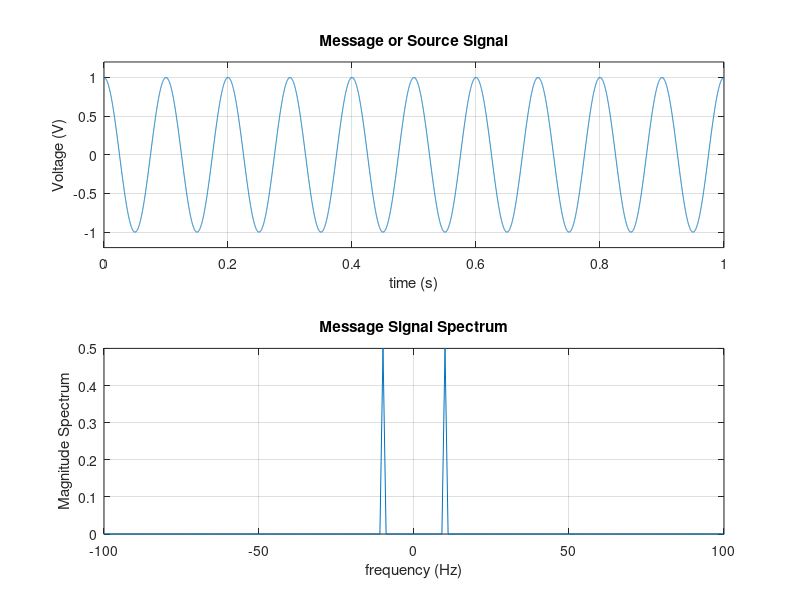
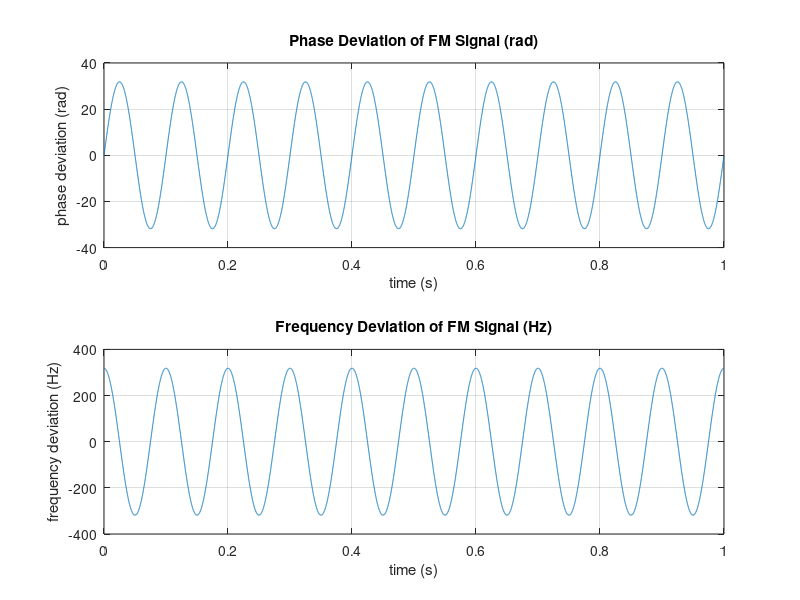
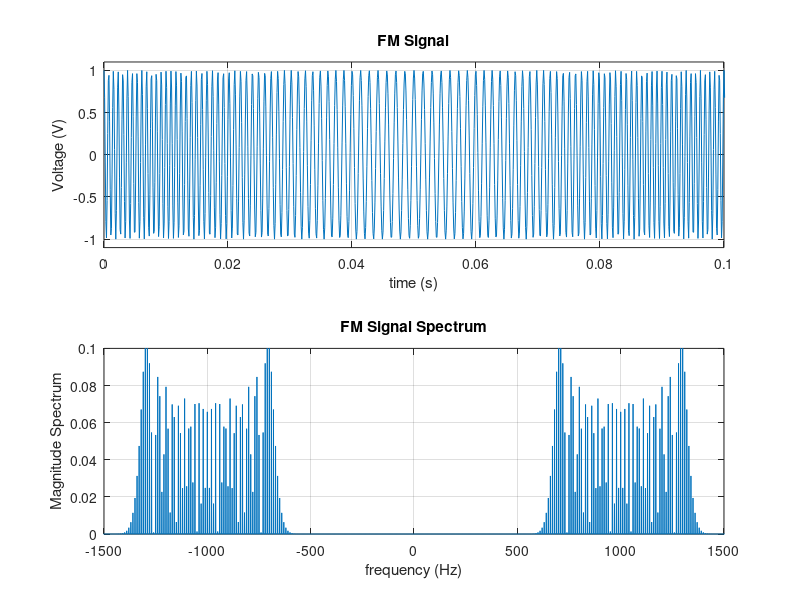

MATLAB code for these plots, in order: (Note: this script raises an error after producing the figures.)
% MATLAB script to show FM and PM demodulation using a single-tone message
% signal

clc
close all
fs = 10000;   % sampling frequency
ts = 1/fs;    % time sampling period
df = 1;       % frequency sampling period
N = fs/df;    % number of DFT smaples in the spectrum
T = 10e-2;    % time interval for plotting time domain signal
T1 = 0.1;    % shorter time interval than T to show FM modulation
fc = 1000;    % carrier frequency in Hz
A = 1;        % carrier amplitdue
kf = 2000;    % frequency deviation constant ((rad/sec)/unit of message signal)
kp = 50;     % phase deviation constant (rad/unit of message signal)
t = 0:ts:(N-1)*ts;  % time vector
Am = 1;       % message signal amplitude
fm = 10;      % signle-tone message signal frequency (fm << fc)
m = Am*cos(2*pi*fm*t); % message signal

%plotting message signal
figure;
subplot(2,1,1);
plot(t,m);
grid on;
axis([0 1 -1.2 1.2]);
title('Message or Source Signal');
xlabel('time (s)');
ylabel('Voltage (V)');

%plotting message signal spectrum
M = (1/fs) * fft(m);          % computes the Fast Fourier Transform (FFT)  
f = 0 : df : df*(N-1);        % frequency vector for the FFT
fnew = f - fs/2;              % shift the frequency vector to go from -fs/2 to fs/2
subplot(2,1,2);
plot(fnew, fftshift(abs(M))); % plots the magnitude spectrum of the message signal
grid on;
axis([-100 100 0 0.5]);
%xticks(-100:10:100);
title('Message Signal Spectrum');
xlabel('frequency (Hz)');
ylabel('Magnitude Spectrum');

% computing power and 98% bandwidth of the FM signal
disp('Power in message signal using time domain (watt) = ');
pt = trapz(t,m.^2)

disp('Power in message signal spectrum using frequency domain (watt) =');
pf = trapz(f,abs(M).^2)

pfc = cumtrapz(fnew, abs(fftshift(M)).^2);
I = find(pfc >= 0.98*pf);
disp('98% bandwidth of message signal from simulation (Hz)');
BWm = fnew(I(1))

%%%%%%%%%%%%%%%%%%%%%%%%%%%%%%%%%%%%%%%%%%%%%%%%%%%%%%%%%%%%%%%%%%%%%%%%%%%
% FM Modulation and Demodulation
%%%%%%%%%%%%%%%%%%%%%%%%%%%%%%%%%%%%%%%%%%%%%%%%%%%%%%%%%%%%%%%%%%%%%%%%%%%

% plotting phase and frequency deviation for the FM signal
figure;
pdev1 = kf * cumtrapz(t,m);         % phase deviation for FM signal
fdev1 = (1/(2*pi)) * kf * m;        % frequency deviation for FM signal (Hz)
subplot(2,1,1);
plot(t,pdev1);
grid on;
axis([0 1 -40 40]);
title('Phase Deviation of FM Signal (rad)');
xlabel('time (s)');
ylabel('phase deviation (rad)');

subplot(2,1,2);
plot(t,fdev1);
grid on;
axis([0 1 -400 400]);
title('Frequency Deviation of FM Signal (Hz)');
xlabel('time (s)');
ylabel('frequency deviation (Hz)');

%plotting FM modulated signal
figure;
s1 = A * cos(2*pi*fc*t + pdev1);         % FM modulated signal
subplot(2,1,1);
plot(t,s1);
grid on;
axis([0 T1 -1.1 1.1]);
title('FM Signal');
xlabel('time (s)');
ylabel('Voltage (V)');

% plotting FM signal spectrum
S1 = (1/fs) * fft(s1);          % Fast Fourier Transform of the modulated signal
f = 0 : df : df*(N-1);
fnew = f - fs/2;
subplot(2,1,2);
plot(fnew, fftshift(abs(S1))); % plots the magnitude spectrum of the modulated signal
grid on;
axis([-1500 1500 0 0.1]);
%xticks(-4000:500:4000);
%xtickangle(90);
title('FM Signal Spectrum');
xlabel('frequency (Hz)');
ylabel('Magnitude Spectrum');

% computing power and 98% bandwidth of the FM signal
disp('Power in the FM signal using time domain (watt) = ');
pt = trapz(t,s1.^2)

disp('Power in the FM signal spectrum using frequency domain (watt) =');
pf = trapz(f,abs(S1).^2)

disp('98% bandwidth of FM signal from simulation (Hz)');
BW_98_FM = powerbandwidth(f,fs,fc,df,S1,98)

disp('Peak frequency deviation of the FM signal (Hz)');
pfdfm = max(abs(fdev1))

disp('Deviation ratio of the FM signal');
drfm = pfdfm/BWm

disp('98% bandwidth of FM signal according to Carson''s rule (Hz)');
2 * BWm * (drfm + 1)

%plotting message signal, phase deviation, frequency deviation, and FM
%signal
figure;
subplot(4,1,1);
plot(t,m);
grid on;
axis([0 T1 -1.2 1.2]);
title('Message or Source Signal');
xlabel('time (s)');
ylabel('Voltage (V)');

subplot(4,1,2);
plot(t,pdev1);
grid on;
axis([0 T1 -35 35]);
title('Phase Deviation of FM Signal (rad)');
xlabel('time (s)');
ylabel('phase deviation (rad)');

subplot(4,1,3);
plot(t,fdev1);
grid on;
axis([0 T1 -325 325]);
title('Frequency Deviation of FM Signal (Hz)');
xlabel('time (s)');
ylabel('frequency deviation (Hz)');

subplot(4,1,4);
plot(t,s1);
grid on;
axis([0 T1 -1.2 1.2]);
title('FM Signal');
xlabel('time (s)');
ylabel('Voltage (V)');

%%%%%%%%%%%%%%%%%%%%%%%%%%%%%%%%%%%%%%%%%%%%%%%%%%%%%%%%%%%%%%%%%%%%%%%%%%%
% FM Demodulation using Frequency Discriminator
%%%%%%%%%%%%%%%%%%%%%%%%%%%%%%%%%%%%%%%%%%%%%%%%%%%%%%%%%%%%%%%%%%%%%%%%%%%
s1d = diff(s1)/ts;           % time difference (approx, differentation)
env = abs(hilbert(s1d));     % envelope = absolute value of positive analytic signal   
env = (env - 2*pi*fc)/kf;    % rescale envelope (wc + kf m(t))
figure;
subplot(2,1,1);
plot(t(:,1:length(env)),env);
grid on;
%axis([0 2*T -2.5 1.5]);
title('Demodulated Signal using Discriminator');
xlabel('time (s)')
ylabel('Voltage (V)');


%%%%%%%%%%%%%%%%%%%%%%%%%%%%%%%%%%%%%%%%%%%%%%%%%%%%%%%%%%%%%%%%%%%%%%%%%%%
% PM Modulation and Demodulation
%%%%%%%%%%%%%%%%%%%%%%%%%%%%%%%%%%%%%%%%%%%%%%%%%%%%%%%%%%%%%%%%%%%%%%%%%%%

% plotting phase and frequency deviation for the PM signal
figure;
pdev2 = kp * m;                         % phase deviation for the PM signal (rad)
fdev2 = 1/(2*pi) * diff(pdev2)/ts;      % frequency deviation for the PM signal (Hz)
subplot(2,1,1);
plot(t,pdev2);
grid on;
axis([0 1 -55 55]);
title('Phase Deviation of PM Signal (rad)');
xlabel('time (s)');
ylabel('phase deviation (rad)');

subplot(2,1,2);
plot(t(:,1:length(fdev2)),fdev2);
grid on;
axis([0 1 -510 510]);
title('Frequency Deviation of PM Signal (Hz)')
xlabel('time (s)');
ylabel('frequency deviation (Hz)');

%plotting PM signal and its spectrum
figure;
s2 = A * cos(2*pi*fc*t + pdev2);    % PM modulated signal
subplot(2,1,1);
plot(t,s2);
grid on;
axis([0 T1 -1.1 1.1]);
title('PM Signal');
xlabel('time (s)');
ylabel('Voltage (V)');

% plotting PM signal spectrum
S2 = (1/fs) * fft(s2);          % Fast Fourier Transform of the modulated signal
f = 0 : df : df*(N-1);
fnew = f - fs/2;
subplot(2,1,2);
plot(fnew, fftshift(abs(S2))); % plots the magnitude spectrum of the modulated signal
grid on;
axis([-1700 1700 0 0.1]);
%xticks(-1700:200:1700);
%xtickangle(90);
title('PM Signal Spectrum');
xlabel('frequency (Hz)');
ylabel('Magnitude Spectrum');

% computing power and 98% bandwidth of the FM signal
disp('Power in the PM signal using time domain (watt) = ');
pt = trapz(t,s2.^2)

disp('Power in the PM signal spectrum using frequency domain (watt) =');
pf = trapz(f,abs(S2).^2)

disp('98% bandwidth of PM signal from simulation (Hz)');
BW_98_PM = powerbandwidth(f,fs,fc,df,S2,98)

disp('Peak frequency deviation of the PM signal (Hz)');
pfdpm = max(abs(fdev2))

disp('Deviation ratio of the PM signal');
drpm = pfdpm/BWm

disp('98% bandwidth of PM signal according to Carson''s rule (Hz)');
2 * BWm * (drpm + 1)

%plotting message signal, phase deviation, frequency deviation, and PM
%signal
figure;
subplot(4,1,1);
plot(t,m);
grid on;
axis([0 T1 -1.2 1.2]);
title('Message or Source Signal');
xlabel('time (s)');
ylabel('Voltage (V)');

subplot(4,1,2);
plot(t,pdev2);
grid on;
axis([0 T1 -55 55]);
title('Phase Deviation of PM Signal (rad)');
xlabel('time (s)');
ylabel('phase deviation (rad)');

subplot(4,1,3);
plot(t(:,1:length(fdev2)),fdev2);
grid on;
axis([0 T1 -510 510]);
title('Frequency Deviation of PM Signal (Hz)');
xlabel('time (s)');
ylabel('frequency deviation (Hz)');

subplot(4,1,4);
plot(t,s2);
grid on;
axis([0 T1 -1.1 1.1]);
title('PM Signal');
xlabel('time (s)');
ylabel('Voltage (V)');

%%%%%%%%%%%%%%%%%%%%%%%%%%%%%%%%%%%%%%%%%%%%%%%%%%%%%%%%%%%%%%%%%%%%%%%%%%%
% PM Demodulation using Frequency Discriminator
%%%%%%%%%%%%%%%%%%%%%%%%%%%%%%%%%%%%%%%%%%%%%%%%%%%%%%%%%%%%%%%%%%%%%%%%%%%
s2d = diff(s2)/ts;           % time difference (approx, differentation)
env = abs(hilbert(s2d));     % envelope = absolute value of positive analytic signal   
env = (env - 2*pi*fc)/kp;    % rescale envelope (wc + kp d/dtm(t))
env = env - mean(env);       % remove the DC component of the envelope
dmd = cumtrapz(t(:,1:length(env)),env(:,1:length(env)));  %integrate for PM demodulation
dmd = dmd - mean(dmd);       % remove the DC component
figure;
subplot(2,1,1);
plot(t(:,1:length(env)),env);
grid on;
%axis([0 2*T -2.5 1.5]);
title('Output of the Discriminator');
xlabel('time (s)')
ylabel('Voltage (V)');

subplot(2,1,2);
plot(t(:,1:length(dmd)),dmd);
grid on;
%axis([0 2*T -2.5 1.5]);
title('Demodulated PM Signal (Output of the Integrator)');
xlabel('time (s)')
ylabel('Voltage (V)');

